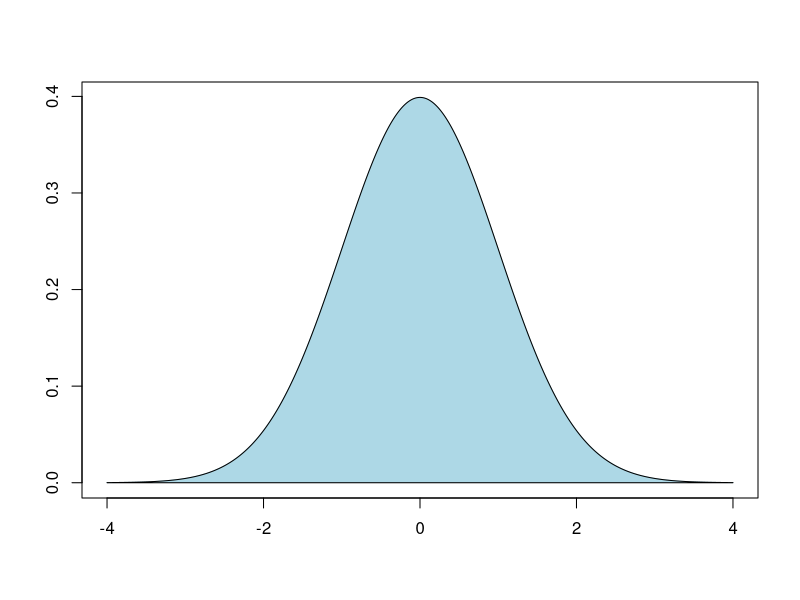

This chart was generated by the following R code:
## ---- chunk 1
knitr::opts_chunk$set(echo = FALSE, dpi=200, fig.align = 'center', 
                      cache = F)
## ---- chunk 2
curve(dnorm, col="lightblue", from = -4, to = 4, xlab="", ylab = "")
cord.x <- c(-4,seq(-4, 4, 0.01),4)
cord.y <- c(0,dnorm(seq(-4, 4, 0.01),0,1),0)
polygon(cord.x,cord.y, col="lightblue")
## ---- chunk 3
# I simulate data from normal with mean=0 and sd=1
# I then take n samples and comple a t.test confidence interval
# and then bootrap n*b times and compute 95% quantile.
# we then compare the two results' accuracy. 
n <- 10; b <- 1000
x <- rnorm(n*b)
######### t test ##########
a <- matrix(sample(x, n*b, replace=TRUE), b, n)
f <- function(x){t.test(x)$conf.int} # create t conf intervals
d <- t(apply(a, 1, f)) # b t.test confidence intervals
y <- sign(d[,1]) * sign(d[,2]) # test for mu in interval
t.accuracy <- sum(y<0) / length(y) # how many contain mu?
######### end t test ###############
# what if we only have one sample from the normal?
######### bootstrap one random sample #############
w <- matrix(nrow=b, ncol=2)
for(i in 1:b){ # I can't figure this part out without a loop, so...
  B <- matrix(sample(a[i,], n*b, replace = TRUE), b, n)
  #bootstrap b samples n times, and b times in the loop
  v <- apply(B, 1, mean) # here we get 1000 means
  w[i,] <- quantile(v, c(0.025, 0.975)) # here we get the quantile...
}                                       # for the b means
z <- sign(w[,1]) * sign(w[,2]) # test to see if mu is in interval
boot.accuracy <- sum(z<0) / length(z) # how many times is mu there? 
## ---- chunk 4
n <- 10; b <- 1000
x <- rexp(n*b) # random samples from exponential distribution
######### t test ##########
a <- matrix(sample(x, n*b, replace=TRUE), b, n)
f <- function(x){t.test(x)$conf.int} # create t conf intervals
d <- t(apply(a, 1, f)) # b t.test confidence intervals
y <- d[,1] < 1 & d[,2] > 1 # test for mu in interval
t.accuracy <- sum(y) / length(y) # how many contain mu?
######### end t test ###############
# what if we only have one sample from the normal?
######### bootstrap one random sample #############
x <- matrix(nrow=b, ncol=2)
for(i in 1:b){ # I can't figure this part out without a loop, so...
  B <- matrix(sample(a[i,], n*b, replace = TRUE), b, n)
  #bootstrap b samples n times, and b times in the loop
  v <- apply(B, 1, mean) # here we get 1000 means
  x[i,] <- quantile(v, c(0.025, 0.975)) # here we get the quantile...
}                                       # for the b means
z <- x[,1] < 1 & x[,2] > 1 # test to see if mu is in interval
boot.accuracy <- sum(z) / length(z) # how many times is mu there?
